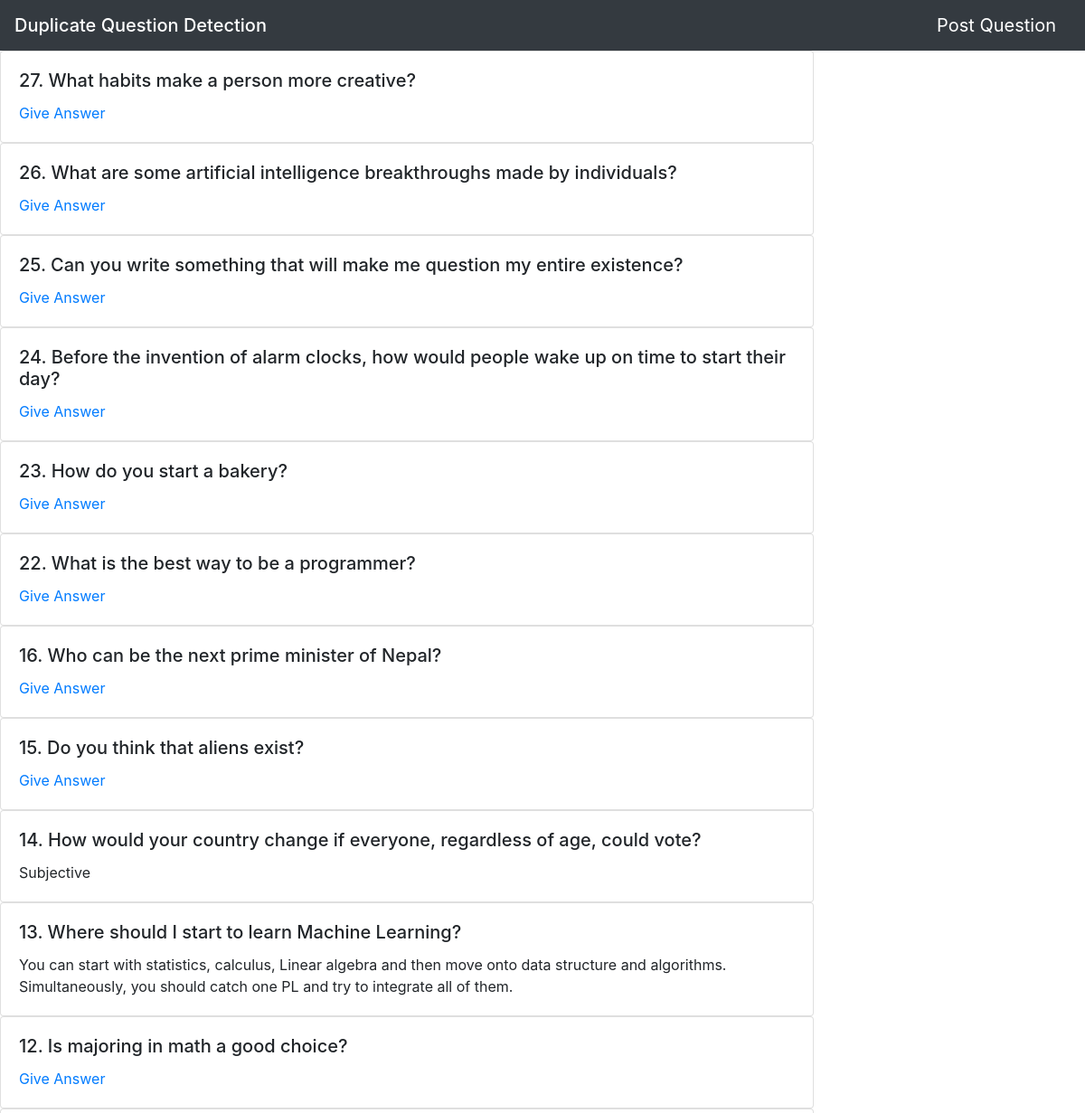
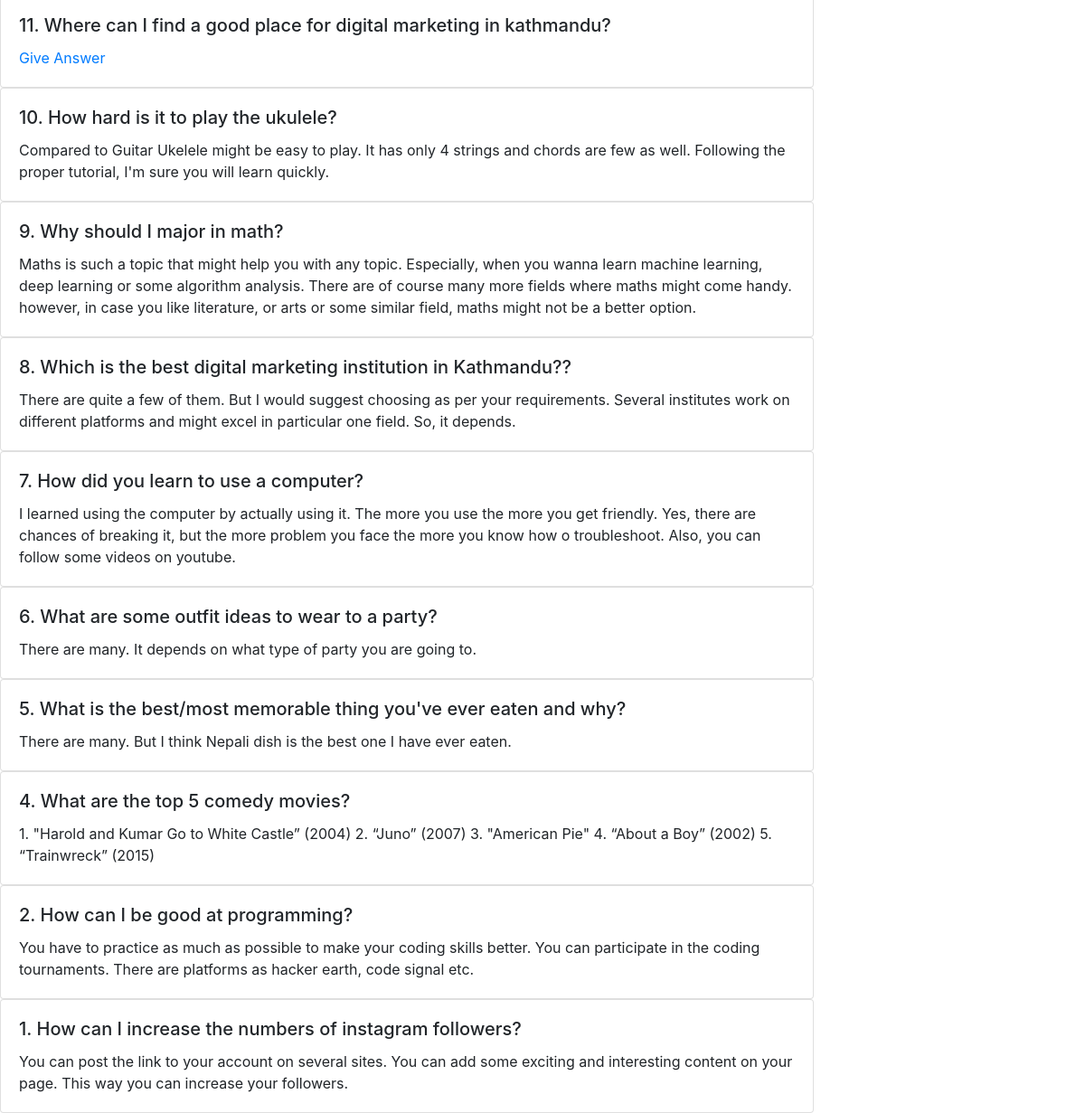
The page / on the database its author committed (2 pictures, top to bottom).
### forum/models.py (models this page shows, shortened)
class Questions(models.Model):
    question = models.CharField(max_length=150)
    answer = models.TextField(max_length=500, default="")

### forum/views.py (the view)
# urls.py: 2. Add a URL to urlpatterns:  path('', views.home, name='home')
def home(request):
    questions = Questions.objects.all().order_by('-id')
    paginate = Paginator(questions, per_page=4)
    page = request.GET.get('page')
    page_obj = paginate.get_page(page)
    context = {
        'qa': questions,
        'page_obj': page_obj
    }
    return render(request, 'forum/home.html', context)

### forum/templates/forum/home.html
{% extends 'forum/base.html' %}
{% block content %}
    {% for q in qa %}
        <div class="card w-75">
            <div class="card-body">
                <h5 class="card-title">{{ q.pk }}. {{ q.question }} </h5>
                {% if q.answer|length == 0 %}
                    <a href="{% url 'answer' q.pk %}"> Give Answer </a>
                {% else %}
                    <p class="card-text">{{ q.answer }}</p>
                {% endif %}
            </div>
        </div>
    {% endfor %}
{% endblock %}

### forum/templates/forum/base.html (shortened to what this page needs)
<!DOCTYPE html>
<html lang="en">
<head>
    <link rel="stylesheet" href="https://use.fontawesome.com/releases/v5.8.2/css/all.css">
    <link rel="stylesheet" href="https://stackpath.bootstrapcdn.com/bootstrap/4.3.1/css/bootstrap.min.css">
</head>
<body>
    <header>
        <nav class="navbar navbar-light bg-dark">
            <u> <a href='{% url 'home' %}'><span class="navbar-brand mb-0 h1" style="color: white;">Duplicate Question Detection</span> </a> </u>
            <u> <a href="{%  url 'ask' %}" class="navbar-brand" style="color: white;"> Post Question</a> </u>
        </nav>
    </header>
    <main>
        {% block content %}
        {% endblock %}
    </main>
</body>
</html>

### rows shown on the page
Questions: pk "27", question "What habits make a person more creative?", answer "Give Answer"
Questions: pk "26", question "What are some artificial intelligence breakthroughs made by individuals?", answer "Give Answer"
Questions: pk "25", question "Can you write something that will make me question my entire existence?", answer "Give Answer"
Questions: pk "24", question "Before the invention of alarm clocks, how would people wake up on time to start their day?", answer "Give Answer"
Questions: pk "23", question "How do you start a bakery?", answer "Give Answer"
Questions: pk "22", question "What is the best way to be a programmer?", answer "Give Answer"
Questions: pk "16", question "Who can be the next prime minister of Nepal?", answer "Give Answer"
Questions: pk "15", question "Do you think that aliens exist?", answer "Give Answer"
Questions: pk "14", question "How would your country change if everyone, regardless of age, could vote?", answer "Subjective"
Questions: pk "13", question "Where should I start to learn Machine Learning?", answer "You can start with statistics, calculus, Linear algebra and then move onto data structure and algorithms. Simultaneously, you should catch one PL and try to integrate all of them."
Questions: pk "12", question "Is majoring in math a good choice?", answer "Give Answer"
Questions: pk "11", question "Where can I find a good place for digital marketing in kathmandu?", answer "Give Answer"
Questions: pk "10", question "How hard is it to play the ukulele?", answer "Compared to Guitar Ukelele might be easy to play. It has only 4 strings and chords are few as well. Following the proper tutorial, I'm sure you will learn quickly."
Questions: pk "9", question "Why should I major in math?", answer "Maths is such a topic that might help you with any topic. Especially, when you wanna learn machine learning, deep learning or some algorithm analysis. There are of course many more fields where maths might come handy. however, in case you like literature, or arts or some similar field, maths might not be a better option."
Questions: pk "8", question "Which is the best digital marketing institution in Kathmandu??", answer "There are quite a few of them. But I would suggest choosing as per your requirements. Several institutes work on different platforms and might excel in particular one field. So, it depends."
Questions: pk "7", question "How did you learn to use a computer?", answer "I learned using the computer by actually using it. The more you use the more you get friendly. Yes, there are chances of breaking it, but the more problem you face the more you know how o troubleshoot. Also, you can follow some videos on youtube."
Questions: pk "6", question "What are some outfit ideas to wear to a party?", answer "There are many. It depends on what type of party you are going to."
Questions: pk "5", question "What is the best/most memorable thing you've ever eaten and why?", answer "There are many. But I think Nepali dish is the best one I have ever eaten."
Questions: pk "4", question "What are the top 5 comedy movies?", answer "1. \"Harold and Kumar Go to White Castle” (2004) 2. “Juno” (2007) 3. \"American Pie\" 4. “About a Boy” (2002) 5. “Trainwreck” (2015)"
Questions: pk "2", question "How can I be good at programming?", answer "You have to practice as much as possible to make your coding skills better. You can participate in the coding tournaments. There are platforms as hacker earth, code signal etc."
Questions: pk "1", question "How can I increase the numbers of instagram followers?", answer "You can post the link to your account on several sites. You can add some exciting and interesting content on your page. This way you can increase your followers."
